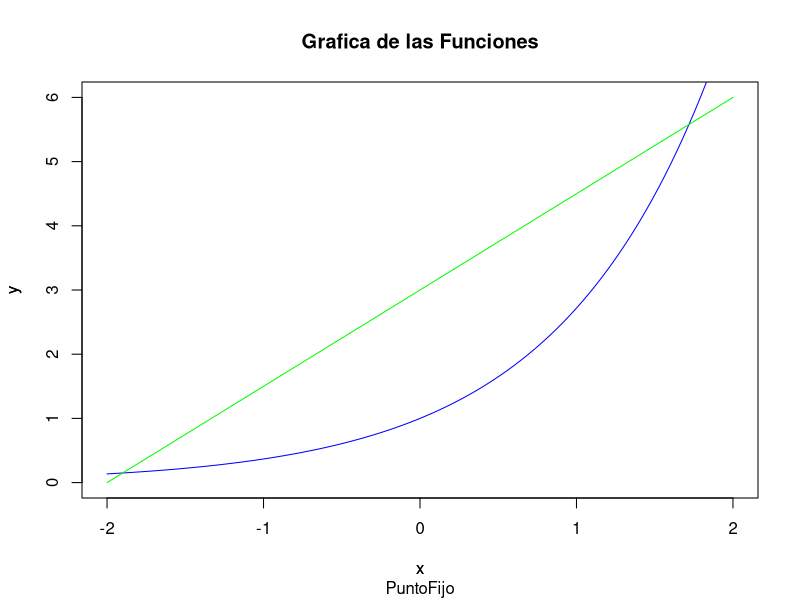
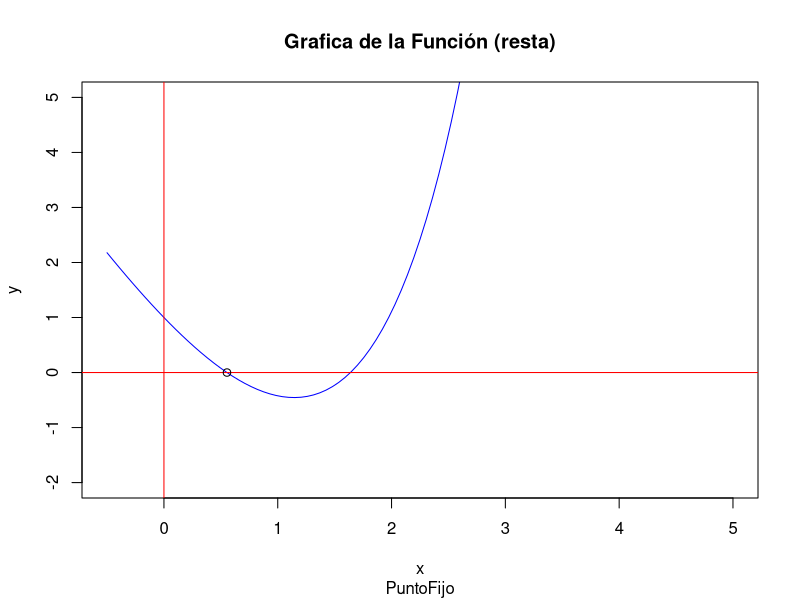
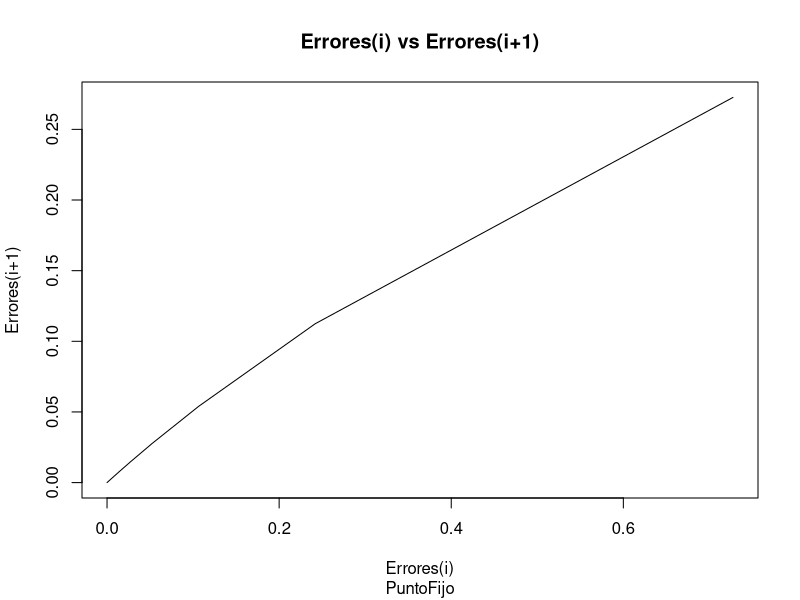
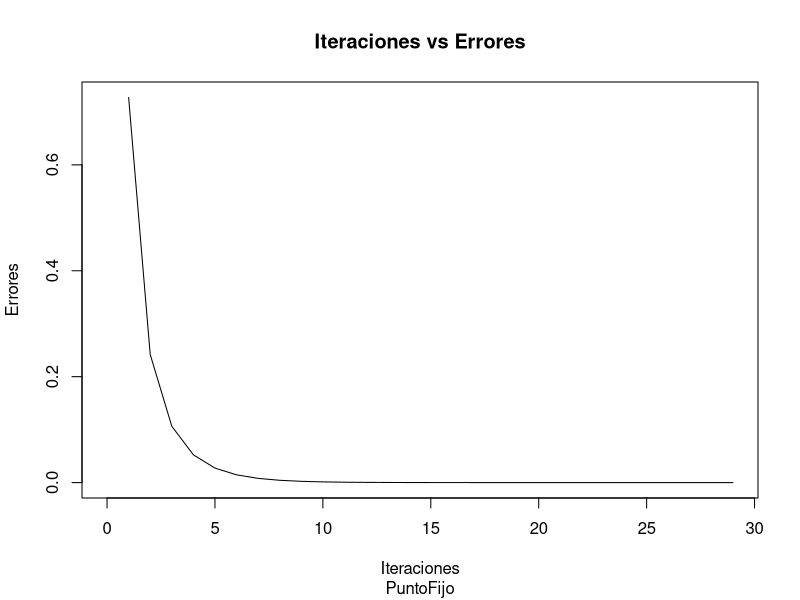
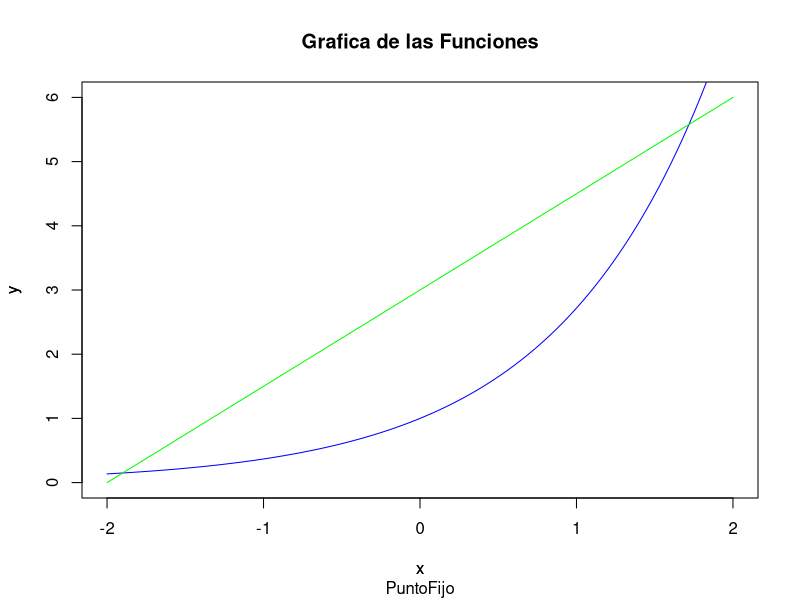
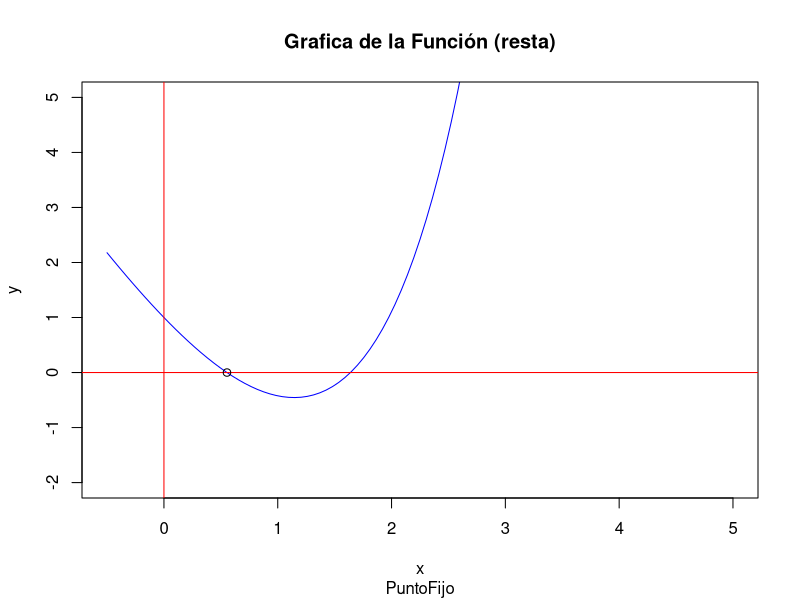
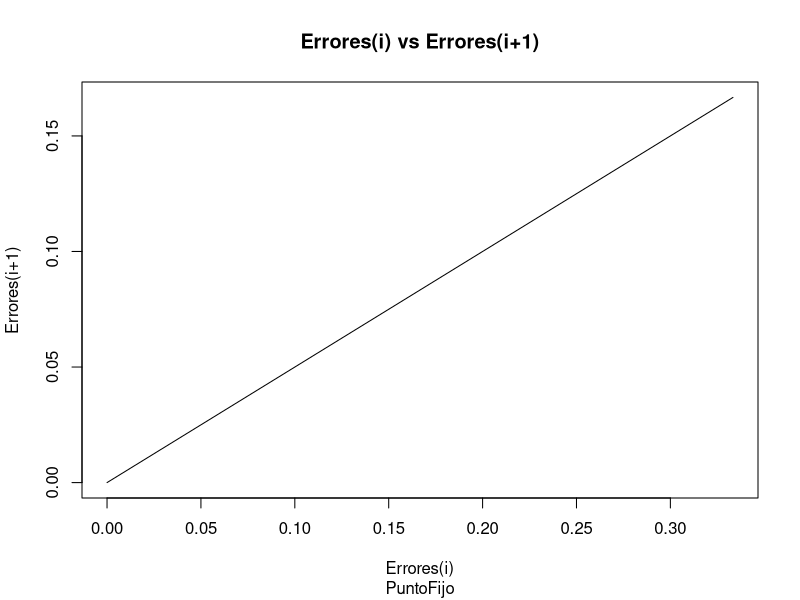
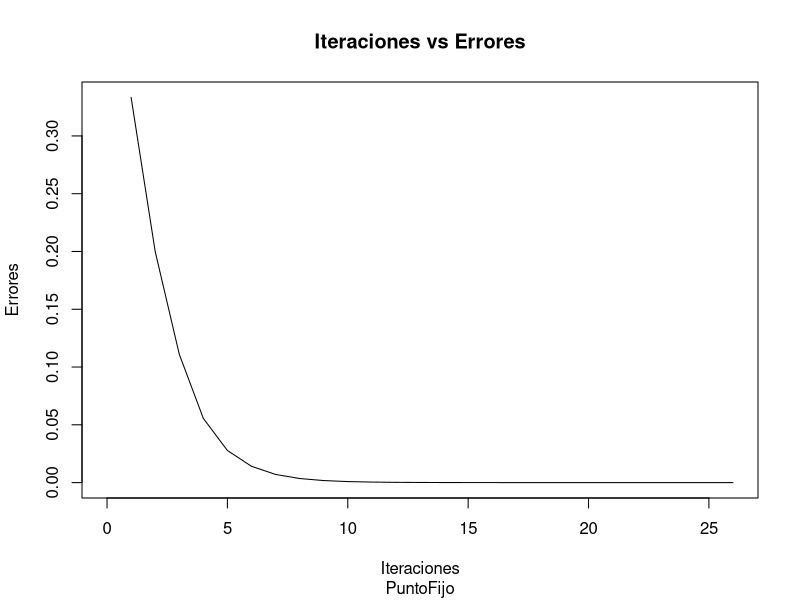

The R source for these figures, in order:
#-------------------------------------------------------------------------------
#                           Ejercicios raiz con metodos
#-------------------------------------------------------------------------------

fe<-function(x)
{
  signif(exp(1), 5)^x
}

fpi<-function(x)
{
  signif(pi,5)*x
}

f1<-function(x)
{
  signif(exp(1), 5)^x-signif(pi,5)*x
}

g1 <- function(x)
{
  (exp(x)/pi)
}

g2 <- function(x)
{
  log(exp(x)/pi)
}

f1p<-function(x)
{
  signif(exp(1), 5)^x-signif(pi,5)
}

#-------------------------------------
#              Punto Fijo
#-------------------------------------

PuntoFijo<-function(g, x0, tol)
{
  
  plot(fe, xlim = c(-2,2), ylim = c(0,6), col = "blue", main = "Grafica de las Funciones", sub = "PuntoFijo", xlab = "x", ylab = "y")
  par(new=TRUE)
  curve(fpi, type = "l", col="green", axes=FALSE, ylab = "y")
  par(new=FALSE)
  
  plot(f1, xlim = c(-0.5,5), ylim = c(-2,5), col = "blue", main = "Grafica de la Función (resta)", sub = "PuntoFijo", xlab = "x", ylab = "y")
  abline(h=0, v=0, col="red")
  
  x<-c()
  y<-c()
  iteraciones<-c()
  
  m<-0
   
  maxI<-100
  l<-0
  repeat
  {
    x1<-g(x0)
    m2<-m
    m<-abs(x1-x0)
    
    if(l>=1)
    {
      x<-c(x, m2/x1)
      y<-c(y, m/x1)
    }
    
    cat("Iteracion:", l, "\b, valor actual:", x1, "Error actual:", m, "\n")
    
    l<-l+1
    
    if( m<tol || l>maxI )
    {
      break;
    }
    
    x0<-x1
    
  }
  
  if(m>tol)
  {
    cat("No hubo convergencia")
  }
  else
  {
    cat("x* es aproximadamente", x1, "con error menor que", tol)
  }
  
  points(x1,0)
  
  plot(g, xlim = c(0,x[1]), ylim = c(0,y[1]), col = "white", main = "Errores(i) vs Errores(i+1)", sub = "PuntoFijo", xlab = "Errores(i)", ylab = "Errores(i+1)")
  lines(x, y, type = "l")
  
  x<-c(x,y[l-1])
  iteraciones<-c(1:l)
  plot(g, xlim = c(0,iteraciones[l]), ylim = c(0,x[1]), col = "white", main = "Iteraciones vs Errores", sub = "PuntoFijo", xlab = "Iteraciones", ylab = "Errores")
  lines(iteraciones, x, type = "l")  
  
}

PuntoFijo(g1, 0, 1e-8)

#-------------------------------------
#               Biseccion
#-------------------------------------

biseccion = function(f, xa, xb, tol)
{
  plot(fe, xlim = c(-2,2), ylim = c(0,6), col = "blue", main = "Grafica de las Funciones", sub = "PuntoFijo", xlab = "x", ylab = "y")
  par(new=TRUE)
  curve(fpi, type = "l", col="green", axes=FALSE, ylab = "y")
  par(new=FALSE)
  
  plot(f, xlim = c(-0.5,5), ylim = c(-2,5), col = "blue", main = "Grafica de la Función (resta)", sub = "PuntoFijo", xlab = "x", ylab = "y")
  abline(h=0, v=0, col="red")
  
  if( sign(f(xa)) == sign(f(xb)) )
  { 
    stop("f(xa) y f(xb) tienen el mismo signo") 
  }

  a = xa
  b = xb
  k = 0
  dx=0
  
  x<-c()
  y<-c()
  iteraciones<-c()
  
  cat("----------------------------------------------------------\n")
  cat(formatC( c("a","b","m","Error est."), width = -15, format = "f", flag = " "), "\n")
  cat("----------------------------------------------------------\n")
  repeat
  {
    m = a + 0.5*(b-a)
    if( f(m)==0 )
    { 
      cat("Cero de f en [",xa,",",xb,"] es: ", m ) 
    }
    if( sign(f(a)) != sign(f(m)) )
    {
      b = m
    } 
    else 
    { 
      a = m 
    }
    dy = dx
    dx = (b-a)/2
    # imprimir estado
    
    if(k>= 1)
    {
      x<-c(x,dy/b)
      y<-c(y,dx/b)
    }
    
    cat(formatC( c(a,b,m,dx), digits=7, width = -15, format = "f", flag = " "), "\n")
    k = k+1
    
    
    
    #until
    if( dx < tol )
    {
      cat("----------------------------------------------------------\n\n")
      cat("Cero de f en [",xa,",",xb,"] es approx: ", m, "con error <=", dx, "Iteraciones:" ,k)
      break;
    }
  } #repeat
  
  points(m,0)
  
  plot(f, xlim = c(0,x[1]), ylim = c(0,y[1]), col = "white", main = "Errores(i) vs Errores(i+1)", sub = "PuntoFijo", xlab = "Errores(i)", ylab = "Errores(i+1)")
  lines(x, y, type = "l")
  
  x<-c(x,y[k-1])
  iteraciones<-c(1:k)
  plot(f, xlim = c(0,iteraciones[k]), ylim = c(0,x[1]), col = "white", main = "Iteraciones vs Errores", sub = "PuntoFijo", xlab = "Iteraciones", ylab = "Errores")
  lines(iteraciones, x, type = "l") 
  
}

biseccion(f1, 0, 1, 1e-8)
biseccion(f1, 1, 2, 1e-8)

#-------------------------------------
#               Newton
#-------------------------------------

newton = function(f, fp, x0, tol, maxiter)
{
  plot(fe, xlim = c(-2,2), ylim = c(0,6), col = "blue", main = "Grafica de las Funciones", sub = "PuntoFijo", xlab = "x", ylab = "y")
  par(new=TRUE)
  curve(fpi, type = "l", col="green", axes=FALSE, ylab = "y")
  par(new=FALSE)
  
  plot(f, xlim = c(-0.5,5), ylim = c(-2,5), col = "blue", main = "Grafica de la Función (resta)", sub = "Newton", xlab = "x", ylab = "y")
  abline(h=0, v=0, col="red")
  
  x<-c()
  y<-c()
  
  k = 0
  dx = 0
  # Imprimir estado
  cat("---------------------------------------------------------------------------\n")
  cat(formatC( c("x_k"," f(x_k)","Error est."), width = -20, format = "f", flag = " "), "\n")
  cat("---------------------------------------------------------------------------\n")
  repeat{
    correccion = f(x0)/fp(x0)
    x1 = x0 - correccion
    dy = dx
    dx = abs(x1-x0)
    
    if(k>=1)
    {
      x<-c(x,dy/x0)
      y<-c(y, dx/x0)
      
    }
    
    
    
    # Imprimir iteraciones
    cat(formatC( c(x1 ,f(x1), dx/x1), digits=15, width = -15, format = "f", flag = " "), "\n")
    k = k+1
    # until
    if(dx <= tol || k > maxiter )
    {
      break;
    } 
    x0 = x1
  }
  cat("---------------------------------------------------------------------------\n")
  if(k > maxiter){
    cat("Se alcanz? el m?ximo n?mero de iteraciones.\n")
    cat("k = ", k, "Estado: x = ", x1, "Error estimado <= ", y[k-1])
  } else {
    cat("k = ", k, " x = ", x1, " f(x) = ", f(x1), " Error estimado <= ", y[k-1]) }
  
  points(x1,0)
  
  plot(f, xlim = c(0,x[1]), ylim = c(0,y[1]), col = "white", main = "Errores(i) vs Errores(i+1)", sub = "Newton", xlab = "Errores(i)", ylab = "Errores(i+1)")
  lines(x, y, type = "l")
  
  x<-c(x,y[k-1])
  iteraciones<-c(1:k)
  plot(f, xlim = c(0,iteraciones[k]), ylim = c(0,x[1]), col = "white", main = "Iteraciones vs Errores", sub = "Newton", xlab = "Iteraciones", ylab = "Errores")
  lines(iteraciones, x, type = "l")
}

newton(f1, f1p, 2, 1e-5, 100)

newton(f1, f1p, 0.9, 1e-5, 100)

#-------------------------------------
#       Formula de la secante
#-------------------------------------

secante = function(f, x0, x1, tol, maxiter)
{
  plot(fe, xlim = c(-2,2), ylim = c(0,6), col = "blue", main = "Grafica de las Funciones", sub = "PuntoFijo", xlab = "x", ylab = "y")
  par(new=TRUE)
  curve(fpi, type = "l", col="green", axes=FALSE, ylab = "y")
  par(new=FALSE)
  
  plot(f, xlim = c(-0.5,5), ylim = c(-2,5), col = "blue", main = "Grafica de la Función (resta)", sub = "PuntoFijo", xlab = "x", ylab = "y")
  abline(h=0, v=0, col="red")
  
  f0 = f(x0)
  f1 = f(x1)
  k = 0
  dx = 0
  
  x<-c()
  y<-c()
  iteraciones<-c()
  
  while (abs(x1 - x0) > tol && k <= maxiter ) {
    
    pendiente = (f1 - f0)/(x1 - x0)
    if (pendiente == 0) return( cero = NA, f.cero = NA, iter = k, ErrorEst = NA)
    x2 = x1 - f1/pendiente
    f2 = f(x2)
    x0 = x1; f0 = f1
    x1 = x2; f1 = f2
    
    dy=dx
    dx=abs(x1-x0)
    
    if(k>=1)
    {
      x<-c(x,dy)
      y<-c(y, dx)
    }
    k = k+1
    
    # Imprimir iteraciones
    cat("Iteracion:",k,", valor de x1:",x1, ", valor de x2:", x2, ", error:",dx, "\n")
  }
  if (k > maxiter) {
    warning("No se alcanz? el n?mero de iteraciones")
  }
  
  points(x1,0)
  
  plot(f, xlim = c(0,max(x)), ylim = c(0,max(y)), col = "white", main = "Errores(i) vs Errores(i+1)", sub = "Newton", xlab = "Errores(i)", ylab = "Errores(i+1)")
  lines(x, y, type = "l")
  
  x<-c(x,y[k-1])
  iteraciones<-c(1:k)
  plot(f, xlim = c(0,iteraciones[k]), ylim = c(0,x[1]), col = "white", main = "Iteraciones vs Errores", sub = "Newton", xlab = "Iteraciones", ylab = "Errores")
  lines(iteraciones, x, type = "l")
  
}

secante(f1, 0, 1, 1e-8, 100)

secante(f1, 1, 2, 1e-8, 100)

#----------------------------------------
#             Posicion Falsa
#----------------------------------------

falsaPosicion <- function(Fx, F1x, a, b, err) 
{
  
  plot(fe, xlim = c(-2,2), ylim = c(0,6), col = "blue", main = "Grafica de las Funciones", sub = "PuntoFijo", xlab = "x", ylab = "y")
  par(new=TRUE)
  curve(fpi, type = "l", col="green", axes=FALSE, ylab = "y")
  par(new=FALSE)
  
  plot(Fx, xlim = c(-0.5,5), ylim = c(-2,5), col = "blue", main = "Grafica de la Función (resta)", sub = "PuntoFijo", xlab = "x", ylab = "y")
  abline(h=0, v=0, col="red")
  
  m<-c()
  y<-c()
  iteraciones<-c()
  
  it = 0
  error = 1
  while (error > err) {
    
    x = (Fx(b)*a-Fx(a)*b)/(Fx(b)-Fx(a))
    
    if (Fx(x) == 0) {
      break
    }
    
    if (Fx(x)*Fx(a) < 0) {
      b = x
    }
    else {
      a = x
    }
    
    e2<-error
    error = abs(Fx(x)/F1x(x))
    
    if(it>=1)
    {
      m<-c(m,e2)
      y<-c(y,error)
    }
    
    cat("X=",x,"\t","E=",error,"\t","Iteracion=",it,"\n")
    
    it = it + 1
  }
  
  points(x,0)
  
  plot(Fx, xlim = c(0,max(m)), ylim = c(0,max(y)), col = "white", main = "Errores(i) vs Errores(i+1)", sub = "Newton", xlab = "Errores(i)", ylab = "Errores(i+1)")
  lines(m, y, type = "l")
  
  m<-c(m,y[it-1])
  iteraciones<-c(1:it)
  plot(Fx, xlim = c(0,iteraciones[it]), ylim = c(0,m[1]), col = "white", main = "Iteraciones vs Errores", sub = "Newton", xlab = "Iteraciones", ylab = "Errores")
  lines(iteraciones, m, type = "l")
  
}

falsaPosicion(f1,f1p,0, 1, 10e-8)
falsaPosicion(f1,f1p,1, 2, 10e-8)

#--------------------------------------------
#               Aitken
#--------------------------------------------

aitken = function(f, m, x0, tol)
{
  
  plot(fe, xlim = c(-2,2), ylim = c(0,6), col = "blue", main = "Grafica de las Funciones", sub = "PuntoFijo", xlab = "x", ylab = "y")
  par(new=TRUE)
  curve(fpi, type = "l", col="green", axes=FALSE, ylab = "y")
  par(new=FALSE)
  
  iteraciones<-c()
  
  Er1<-c()
  Er2<-c()
  
  k<-0
  E1<-0
  
  g<-parse(text=f)
  fx = function(x){eval(g[[1]])}
  d.<-D(parse(text=f ), "x")
  df<-function(x) eval(d.)
  
  plot(fx, xlim = c(-0.5,5), ylim = c(-2,5), col = "blue", main = "Grafica funcion", sub = "Aitken", xlab = "x", ylab = "y")
  abline(h = 0, v=0, col= "red")
  
  repeat
  {
    
    x1 = x0 - m*(fx(x0)/df(x0))
    dx = abs(x1-x0)
    E2 = E1
    E1 = dx/x1
    cat("X=", x1, "\t", "E=", dx, "\t e=", E1,"\t Iteracion", k+1,"\n")
    
    if(k >= 1)
    {
      Er1<-c(Er1, E2)
      Er2<-c(Er2, E1)
    }
    
    k = k + 1
    
    if (dx < tol) break;
    
    x0 = x1

    
  }
  
  points(x1,0)
  
  plot(fx, xlim = c(0,max(Er1)), ylim = c(0,max(Er2)), col = "white", main = "Errores(i) vs Errores(i+1)", sub = "Newton", xlab = "Errores(i)", ylab = "Errores(i+1)")
  lines(Er1, Er2, type = "l")
  
  Er1<-c(Er1,Er2[k])
  iteraciones<-c(1:k)
  plot(fx, xlim = c(0,iteraciones[k]), ylim = c(0,Er1[1]), col = "white", main = "Iteraciones vs Errores", sub = "Newton", xlab = "Iteraciones", ylab = "Errores")
  lines(iteraciones, Er1, type = "l")
}

aitken("2.7182^x-3.1415*x", 1, 2, 10^-8)

aitken("2.7182^x-3.1415*x", 1, 0, 10^-8)

#----------------------------------------------
#                 Steffensen
#----------------------------------------------
Steffensen<- function(tol,m,x0,f,fg)
{
  
  plot(fe, xlim = c(-2,2), ylim = c(0,6), col = "blue", main = "Grafica de las Funciones", sub = "PuntoFijo", xlab = "x", ylab = "y")
  par(new=TRUE)
  curve(fpi, type = "l", col="green", axes=FALSE, ylab = "y")
  par(new=FALSE)
  
  iteraciones<-c()
  
  x<-0
  x1<-0
  x2<-1
  
  Er1<-c()
  Er2<-c()
  
  k<-1
  E1<-0
  
  
  
  plot(fg, xlim = c(-0.5,5), ylim = c(-2,5), col = "blue", main = "Grafica funcion", sub = "Steffensen", xlab = "x", ylab = "y")
  abline(h = 0, v=0, col= "red")
  
  
  while(k<=m )
  {
    x1 = f(x0)
    x2 = f(x1)
    x = (x0 - ((x1-x0)^2)/(x2-2*x1+x0))
    
    E2<-E1
    E1<-abs(x-x0)/x
    
    
    if(k > 1)
    {
      Er1<-c(Er1, E2)
      Er2<-c(Er2, E1)
    }
    
    
    cat("\nX1 es:",x1, "con error relativo:", E1, "Iteracion:", k)
    if(abs(x - x0) < tol)
    {
      break
    }
    k<-k+1
    x0 = x
    
  }
  
  points(x,0)
  
  plot(fg, xlim = c(0,max(Er1)), ylim = c(0,max(Er2)), col = "white", main = "Errores(i) vs Errores(i+1)", sub = "Newton", xlab = "Errores(i)", ylab = "Errores(i+1)")
  lines(Er1, Er2, type = "l")
  
  Er1<-c(Er1,Er2[k-1])
  cat(Er1)
  iteraciones<-c(1:k-1)
  plot(fg, xlim = c(0,max(iteraciones)), ylim = c(0,max(Er1)), col = "white", main = "Iteraciones vs Errores", sub = "Newton", xlab = "Iteraciones", ylab = "Errores")
  lines(iteraciones, Er1, type = "l")
  
}

Steffensen(1e-08, 100, 2, g1,f1)
Steffensen(1e-08, 100, 1, g1,f1)

#-------------------------------------
#             taylor
#-------------------------------------

# DD <- function(expr, name, order = 1) {
#   if(order < 1) stop("'order' must be >= 1")
#   if(order == 1) D(expr, name)
#   else DD(D(expr, name), name, order - 1)
# }
# 
# taylorT = function(f, x0, a, n)
# { 
#   g = parse(text=f)
#   
#   fx = function(x){eval(g[[1]])}
#   
#   smds = rep(NA, length=n+1)
#   for(k in 1:n){
#     g. = DD(g,"x", k)
#     fp = function(x) eval(g.)
#     smds[k]=1/factorial(k)*(x0-a)^k *fp(a)
#   }
#   smds[n+1] = fx(a)
#   sum(smds)
# }
# 
# taylorT("exp(x)", 0.50001, 0.5, 5)


#------------------------------------------------------------------------------------------
#                                       Tarea Libro Phyton
#------------------------------------------------------------------------------------------

polar <- function (theta, r, color=4){
  y <- 0
  x <- 0
  ejex <- 1
  
  for (i in 1:length(r)){
    if(is.nan(r[i])== T){
      r[i] <- 0
    }
  }
  
  dim <- seq(0, 2*pi, by=pi/300) 
  angulo <- seq(-max(dim),max(dim),by=dim[2]-dim[1])
  y <- r*sin(theta)
  x <- r*cos(theta)
  plot.new()
  plot.window(xlim = c(-max(r), max(r)), ylim = c(-max(r), max(r)), asp = 1)
  
  aux <- max(r)
  # Dibuja los ejes.
  while (aux > 0){
    fi <- aux*sin(angulo)
    cir <- aux*cos(angulo)
    points(cir,fi,pch="-",col="gray",cex=0.3)
    text(ejex+0.2,-0.2,ejex,col="gray")
    ejex <- ejex + 1
    aux <- aux - 1
  }
  
  abline(v=((max(cir)+min(cir))/2),col="gray")
  abline(h=((max(cir)+min(cir))/2),col="gray")
  segments(-max(r)+0.5,-max(r)+0.5,max(r)-0.5,max(r)-0.5,col="gray")
  segments(-max(r)+0.5,max(r)-0.5,max(r)-0.5,-max(r)+0.5,col="gray")
  
  points(x,y,pch=20,col=color,cex=1)
  
}

f<-function(x) 3*sin(x)^3-1-4*sin(x)*cos(x)
fp<-function(x) 9*cos(x)*sin(x)^2+4*sin(x)^2-4*cos(x)^2

newtonP = function(f, fp, x0, tol, maxiter)
{
  dim <- seq(0, 2*pi, by=pi/300) 
  r=3*sin(dim)^3-1
  r2=4*sin(dim)*cos(dim)
  polar(dim,r,"blue")
  par(new=TRUE)
  polar(dim,r2,"red")
  title(main="Gráficas de las Funciones Polares (Originales)")
  
  points(0.5,1.29, col = "green", pch = 20)
  
  dim <- seq(0, pi/2, by=pi/300) 
  r=3*sin(dim)^3-1
  r2=4*sin(dim)*cos(dim)
  polar(dim,r,"blue")
  par(new=TRUE)
  polar(dim,r2,"red")
  title(main="Gráficas de las Funciones Polares en intervalo theta = [0, pi/2]")
  
  x<-c()
  y<-c()
  
  k = 0
  dx = 0
  # Imprimir estado
  cat("---------------------------------------------------------------------------\n")
  cat(formatC( c("x_k"," f(x_k)","Error est."), width = -20, format = "f", flag = " "), "\n")
  cat("---------------------------------------------------------------------------\n")
  repeat{
    correccion = f(x0)/fp(x0)
    x1 = x0 - correccion
    dy = dx
    dx = abs(x1-x0)
    
    if(k>=1)
    {
      x<-c(x,dy/x0)
      y<-c(y, dx/x0)
      
    }
    
    
    
    # Imprimir iteraciones
    cat(formatC( c(x1 ,f(x1), dx/x1), digits=15, width = -15, format = "f", flag = " "), "\n")
    k = k+1
    # until
    if(dx <= tol || k > maxiter )
    {
      break;
    } 
    x0 = x1
  }
  cat("---------------------------------------------------------------------------\n")
  if(k > maxiter){
    cat("Se alcanz? el m?ximo n?mero de iteraciones.\n")
    cat("k = ", k, "Estado: x = ", x1, "Error estimado <= ", y[k-1])
  } else {
    cat("k = ", k, " x = ", x1, " f(x) = ", f(x1), " Error estimado <= ", y[k-1]) }
  
  points(0.5,1.29, col = "green", pch = 20)
  
  plot(f, xlim = c(0,x[1]), ylim = c(0,y[1]), col = "white", main = "Errores(i) vs Errores(i+1)", sub = "Newton", xlab = "Errores(i)", ylab = "Errores(i+1)")
  lines(x, y, type = "l")
  
  x<-c(x,y[k-1])
  iteraciones<-c(1:k)
  plot(f, xlim = c(0,iteraciones[k]), ylim = c(0,x[1]), col = "white", main = "Iteraciones vs Errores", sub = "Newton", xlab = "Iteraciones", ylab = "Errores")
  lines(iteraciones, x, type = "l")
}

newtonP(f, fp, pi/2, 1e-5, 100)

